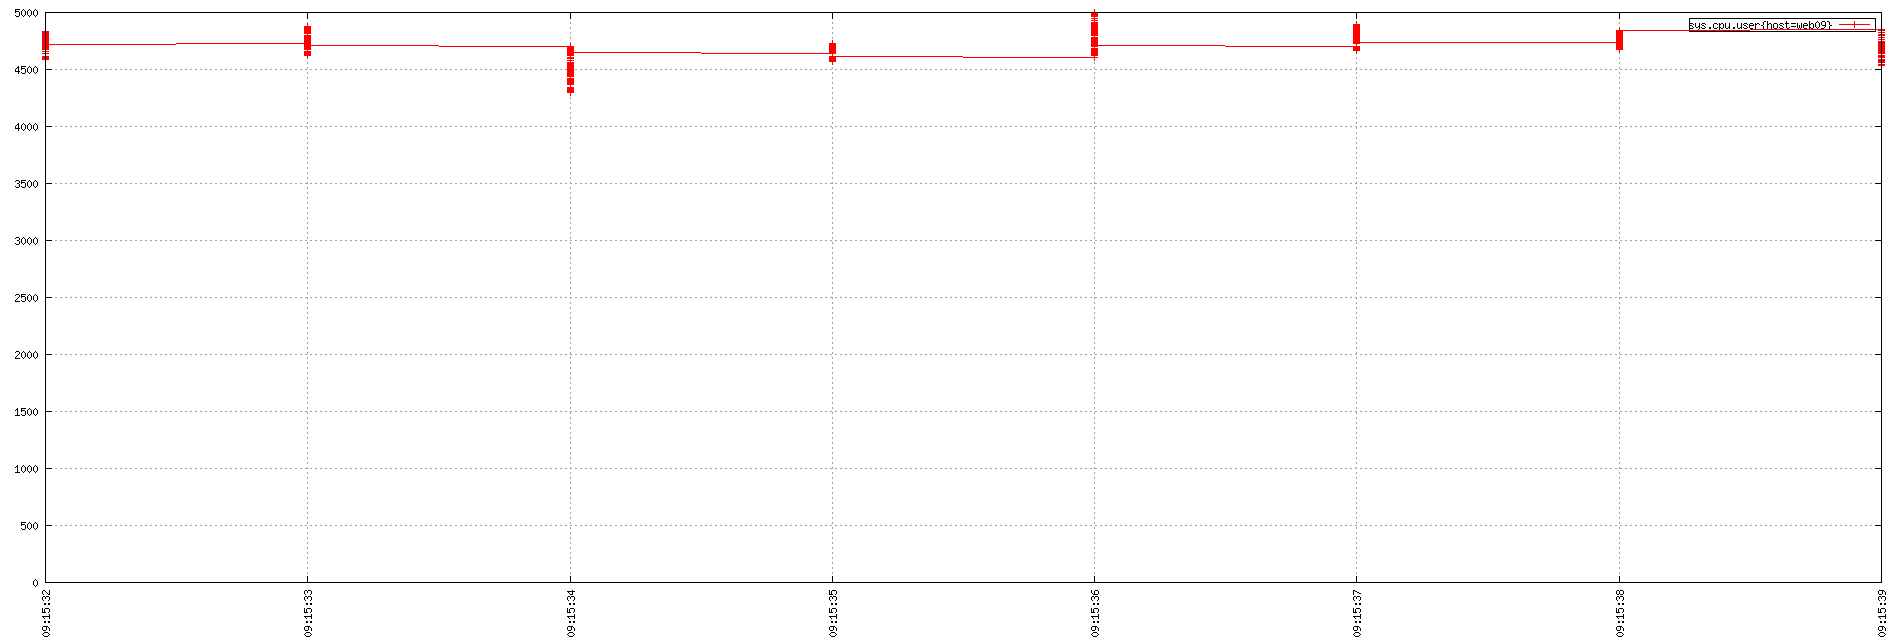

gnuplot code for this plot:
set term png small size 1900,644
set xdata time
set timefmt "%s"
if (GPVAL_VERSION < 4.6) set xtics rotate; else set xtics rotate right
set output "${TMPDIR-'tmp'}/tsd/53f6cd31.png"
set xrange ["1673774132":"1673774139"]
set format x "%H:%M:%S"
set grid
set style data linespoint
set key right box
set yrange [0:]
plot  "${TMPDIR-'tmp'}/tsd/53f6cd31_0.dat" using 1:2 title "sys.cpu.user{host=web09}"
